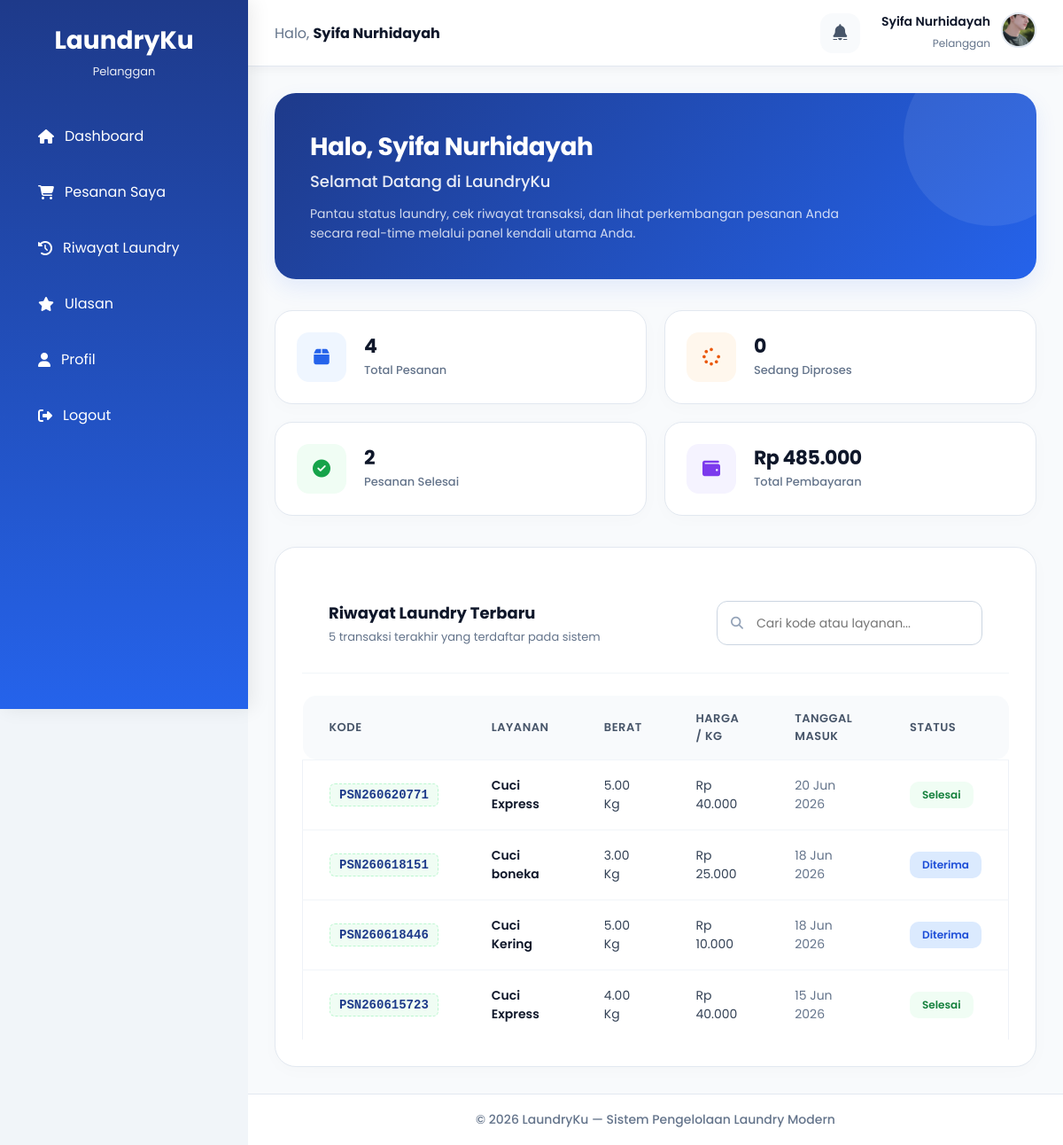
/user/dashboard.php (signed in), run on the app's committed database.
### tables this page shows
CREATE TABLE `users` (
  `id` int(11) NOT NULL,
  `nama` varchar(100) DEFAULT NULL,
  `email` varchar(100) DEFAULT NULL,
  `password` varchar(255) DEFAULT NULL,
  `role` enum('admin','user') DEFAULT 'user',
  `created_at` timestamp NOT NULL DEFAULT current_timestamp(),
  `foto` varchar(255) DEFAULT NULL
);

CREATE TABLE `detail_pesanan` (
  `id_detail` int(11) NOT NULL,
  `id_pesanan` int(11) NOT NULL,
  `id_layanan` int(11) NOT NULL,
  `berat` decimal(5,2) NOT NULL,
  `total_harga` decimal(12,2) NOT NULL
);

CREATE TABLE `pesanan` (
  `id_pesanan` int(11) NOT NULL,
  `kode_pesanan` varchar(20) DEFAULT NULL,
  `id_user` int(11) DEFAULT NULL,
  `tanggal_masuk` date DEFAULT NULL,
  `tanggal_selesai` date DEFAULT NULL,
  `status` enum('Diterima','Diproses','Selesai') DEFAULT 'Diterima'
);

CREATE TABLE `layanan` (
  `id_layanan` int(11) NOT NULL,
  `nama_layanan` varchar(100) NOT NULL,
  `harga_perkg` decimal(10,2) NOT NULL
);

### user/dashboard.php (the view, shortened to what this page needs)
<?php
require '../config/koneksi.php';
$id_user = (int)$_SESSION['id'];
$totalOrder = mysqli_fetch_assoc(
    mysqli_query($koneksi,"
        SELECT COUNT(*) AS total
        FROM pesanan
        WHERE id_user = '$id_user'
    ")
);
$totalSelesai = mysqli_fetch_assoc(
    mysqli_query($koneksi,"
        SELECT COUNT(*) AS total
        FROM pesanan
        WHERE id_user = '$id_user'
        AND status = 'Selesai'
    ")
);
$totalProses = mysqli_fetch_assoc(
    mysqli_query($koneksi,"
        SELECT COUNT(*) AS total
        FROM pesanan
        WHERE id_user = '$id_user'
        AND status = 'Diproses'
    ")
);
$totalBayar = mysqli_fetch_assoc(
    mysqli_query($koneksi,"
        SELECT
            COALESCE(
                SUM(
                    COALESCE(d.berat,0)
                    *
                    COALESCE(l.harga_perkg,0)
                ),
                0
            ) AS total
        FROM pesanan p
        LEFT JOIN detail_pesanan d
            ON p.id_pesanan = d.id_pesanan
        LEFT JOIN layanan l
            ON d.id_layanan = l.id_layanan
        WHERE p.id_user = '$id_user'
    ")
);
$riwayat = mysqli_query($koneksi,"
    SELECT
        p.id_pesanan,
        p.kode_pesanan,
        p.status,
        p.tanggal_masuk,
        d.berat,
        l.nama_layanan,
        l.harga_perkg
    FROM pesanan p
    LEFT JOIN detail_pesanan d
        ON p.id_pesanan = d.id_pesanan
    LEFT JOIN layanan l
        ON d.id_layanan = l.id_layanan
    WHERE p.id_user = '$id_user'
    ORDER BY p.tanggal_masuk DESC
    LIMIT 5
");
?>
<!DOCTYPE html>
<html lang="id">
<head>
    <link rel="stylesheet" href="../assets/css/stylee.css">
    <link rel="stylesheet" href="https://cdnjs.cloudflare.com/ajax/libs/font-awesome/6.5.1/css/all.min.css">
</head>
<body>
<div class="container">
    <?php include '../includes/user/sidebar.php'; ?>
    <div class="main-content">
        <?php include '../includes/user/navbar.php'; ?>
        <div class="content">
            <div class="hero-banner">
                <div class="hero-content">
                    <h1>Halo, <?= htmlspecialchars($_SESSION['nama']); ?></h1>
                    <h2>Selamat Datang di LaundryKu</h2>
                    <p>Pantau status laundry, cek riwayat transaksi, dan lihat perkembangan pesanan Anda secara real-time melalui panel kendali utama Anda.</p>
                </div>
            </div>
            <div class="stats-grid">
                <div class="stat-card blue">
                    <div class="stat-icon">
                        <i class="fa-solid fa-box"></i>
                    </div>
                    <div class="stat-content">
                        <h2><?= number_format($totalOrder['total'], 0, ',', '.'); ?></h2>
                        <p>Total Pesanan</p>
                    </div>
                </div>
                <div class="stat-card orange">
                    <div class="stat-icon">
                        <i class="fa-solid fa-spinner fa-spin-pulse" style="--fa-animation-duration: 3s;"></i>
                    </div>
                    <div class="stat-content">
                        <h2><?= number_format($totalProses['total'], 0, ',', '.'); ?></h2>
                        <p>Sedang Diproses</p>
                    </div>
                </div>
                <div class="stat-card green">
                    <div class="stat-icon">
                        <i class="fa-solid fa-circle-check"></i>
                    </div>
                    <div class="stat-content">
                        <h2><?= number_format($totalSelesai['total'], 0, ',', '.'); ?></h2>
                        <p>Pesanan Selesai</p>
                    </div>
                </div>
                <div class="stat-card purple">
                    <div class="stat-icon">
                        <i class="fa-solid fa-wallet"></i>
                    </div>
                    <div class="stat-content">
                        <h2>Rp <?= number_format($totalBayar['total'], 0, ',', '.'); ?></h2>
                        <p>Total Pembayaran</p>
                    </div>
                </div>
            </div>
            <div class="table-card">
                <div class="table-top">
                    <div>
                        <h2>Riwayat Laundry Terbaru</h2>
                        <p>5 transaksi terakhir yang terdaftar pada sistem</p>
                    </div>
                    <div class="search-box">
                        <i class="fa-solid fa-magnifying-glass"></i>
                        <input type="text" id="searchTable" placeholder="Cari kode atau layanan...">
                    </div>
                </div>
                <div class="table-responsive">
                    <table>
                        <thead>
                            <tr>
                                <th>Kode</th>
                                <th>Layanan</th>
                                <th>Berat</th>
                                <th>Harga / Kg</th>
                                <th>Tanggal Masuk</th>
                                <th>Status</th>
                            </tr>
                        </thead>
                        <tbody>
                            <?php if(mysqli_num_rows($riwayat) > 0): ?>
                                <?php while($row = mysqli_fetch_assoc($riwayat)): ?>
                                    <?php
                                        $statusClass = strtolower($row['status']);
                                        $statusClass = str_replace(' ', '-', $statusClass);
                                    ?>
                                    <tr class="data-row">
                                        <td>
                                            <span class="kode-pesanan"><?= htmlspecialchars($row['kode_pesanan']); ?></span>
                                        </td>
                                        <td style="font-weight: 600; color: #0f172a;">
                                            <?= htmlspecialchars($row['nama_layanan']); ?>
                                        </td>
                                        <td>
                                            <?= htmlspecialchars($row['berat']); ?> Kg
                                        </td>
                                        <td>
                                            Rp <?= number_format($row['harga_perkg'], 0, ',', '.'); ?>
                                        </td>
                                        <td style="color: #64748b;">
                                            <?= date('d M Y', strtotime($row['tanggal_masuk'])); ?>
                                        </td>
                                        <td>
                                            <span class="badge <?= $statusClass; ?>">
                                                <?= htmlspecialchars($row['status']); ?>
                                            </span>
                                        </td>
                                    </tr>
                                <?php endwhile; ?>
                            <?php endif; ?>
                        </tbody>
                    </table>
                </div>
            </div>
        </div>
        <?php include '../includes/user/footer.php'; ?>
    </div>
</div>
</body>
</html>

### includes/user/navbar.php (shortened to what this page needs)
<?php
$nama_user = $_SESSION['nama'] ?? 'Pelanggan';
$foto_user = '';
if (isset($_SESSION['id'])) {
    include_once __DIR__ . '/../../config/koneksi.php';
    $id_user = $_SESSION['id'];
    $query_nav = mysqli_query($koneksi, "SELECT nama, foto FROM users WHERE id = '$id_user'");
    $data_nav = mysqli_fetch_assoc($query_nav);
    if ($data_nav) {
        $nama_user = $data_nav['nama'];
        $foto_user = $data_nav['foto'];
    }
    $query_notif = mysqli_query($koneksi, "
        SELECT COUNT(*) as total
        FROM ulasan
        WHERE id_user = '$id_user'
        AND tanggapan IS NOT NULL
        AND tanggapan != ''
        AND status_baca_user = 0
    ");
}
$path_foto_asli = "/TB_LAUNDRY/assets/img/" . $foto_user;
if (!empty($foto_user) && file_exists(__DIR__ . '/../../assets/img/' . $foto_user)) {
    $avatar_navbar = $path_foto_asli;
} else {
    $avatar_navbar = "https://api.dicebear.com/7.x/initials/svg?seed=" . urlencode($nama_user) . "&backgroundColor=0f172a,2563eb,3b82f6&fontSize=45&bold=true";
}
?>
<div class="topbar">
    <div class="welcome">
        Halo,
        <b><?= htmlspecialchars($nama_user); ?></b>
    </div>
    <div class="topbar-right">
        <a href="/TB_LAUNDRY/user/ulasan.php" class="notification">
            <i class="fa-solid fa-bell" style="font-size: 18px;"></i>
        </a>
        <a href="/TB_LAUNDRY/user/profil.php" class="user-link">
            <div class="user-text">
                <h4 style="margin: 0; font-size: 14px; font-weight: 600;"><?= htmlspecialchars($nama_user); ?></h4>
                <span style="font-size: 12px; color: #64748b;">Pelanggan</span>
            </div>
            <div class="profile">
                <img src="<?= $avatar_navbar; ?>" alt="profile">
            </div>
        </a>
    </div>
</div>

### assets/css/stylee.css (style rules this page uses)
:root { --primary:#2563eb; --primary-light:#60a5fa; --success:#22c55e; --warning:#f59e0b; --danger:#ef4444; --dark:#0f172a; --gray:#64748b; --light:#f8fafc; --radius:18px; --shadow:0 10px 25px rgba(15,23,42,.08); }
* { margin:0; padding:0; box-sizing:border-box; font-family:'Poppins',sans-serif; }
body { background:#f1f5f9; color:var(--dark); }
.container { display:flex; min-height:100vh; }
.main-content { margin-left:280px; min-height:100vh; display:flex; flex-direction:column; }
.content { padding:25px; margin-top:75px; }
.topbar { position:fixed; top:0; left:280px; right:0; height:75px; background:#fff; border-bottom:1px solid #e2e8f0; display:flex; justify-content:space-between; align-items:center; padding:0 30px; z-index:999; box-shadow:0 2px 12px rgba(15,23,42,.05); }
.welcome { font-size:16px; color:#64748b; }
.welcome b { color:#0f172a; }
.topbar-right { display:flex; align-items:center; gap:20px; }
.notification { position:relative; width:45px; height:45px; border-radius:14px; background:#f8fafc; display:flex; justify-content:center; align-items:center; cursor:pointer; transition:.3s; }
.user-text { text-align:right; }
.user-text h4 { font-size:14px; margin-bottom:2px; }
.user-text span { font-size:12px; color:#64748b; }
.profile img { width:45px; height:45px; border-radius:50%; object-fit:cover; border:3px solid #dbeafe; }
.hero-banner { background: linear-gradient( 135deg, #1e3a8a, #2563eb ); color: #fff; border-radius: 25px; padding: 40px; margin-bottom: 25px; position: relative; overflow: hidden; box-shadow: 0 15px 35px rgba(37,99,235,.25); }
.hero-banner::before { content:""; position:absolute; top:-50px; right:-50px; width:200px; height:200px; background:rgba(255,255,255,.08); border-radius:50%; }
.hero-banner::after { content:""; position:absolute; bottom:-60px; left:-60px; width:220px; height:220px; background:rgba(255,255,); }
.table-card { background:#fff; border-radius:20px; overflow-x:auto; box-shadow:var(--shadow); padding:20px; }
table { width:100%; border-collapse:collapse; }
th,td { padding:16px; border-bottom:1px solid #e2e8f0; }
th { background:#f8fafc; }
.table-card { background:#ffffff; border-radius:25px; padding:30px; margin-top:20px; border:1px solid #e2e8f0; box-shadow: 0 10px 35px rgba(15,23,42,.06); overflow:hidden; }
.table-top { display:flex; justify-content:space-between; align-items:center; gap:20px; margin-bottom:25px; }
.table-top h2 { font-size:28px; font-weight:700; color:#0f172a; }
.table-top p { color:#64748b; margin-top:4px; }
.search-box { position:relative; width:350px; }
.search-box i { position:absolute; top:50%; left:16px; transform:translateY(-50%); color:#94a3b8; }
.search-box input { width:100%; height:50px; border:1px solid #e2e8f0; border-radius:15px; padding-left:45px; padding-right:15px; font-size:14px; transition:.3s; }
table { width:100%; border-collapse:separate; border-spacing:0 12px; }
thead th { background:#f8fafc; padding:18px; color:#334155; font-weight:600; text-align:left; border:none; }
thead th:first-child { border-radius:15px 0 0 15px; }
thead th:last-child { border-radius:0 15px 15px 0; }
tbody tr { transition:.3s; }
tbody td { background:#ffffff; padding:18px; border-top:1px solid #eef2f7; border-bottom:1px solid #eef2f7; }
tbody td:first-child { border-left:1px solid #eef2f7; border-radius:15px 0 0 15px; }
tbody td:last-child { border-right:1px solid #eef2f7; border-radius:0 15px 15px 0; }
.kode-pesanan { color:#2563eb; font-weight:700; }
.badge { display:inline-flex; align-items:center; justify-content:center; padding:8px 14px; border-radius:30px; font-size:12px; font-weight:600; }
.badge.diterima { background:#dbeafe; color:#1d4ed8; }
.badge.selesai { background:#dcfce7; color:#15803d; }

### includes/user/navbar.php (style rules this page uses)
.topbar { display: flex; justify-content: space-between; align-items: center; padding: 15px 30px; background-color: #ffffff; border-bottom: 1px solid #e2e8f0; }
.topbar-right { display: flex; align-items: center; gap: 24px; }
.topbar-right .notification { position: relative; cursor: pointer; color: #475569; transition: color 0.2s; }
.topbar-right .user-link { text-decoration: none; color: inherit; display: flex; align-items: center; gap: 12px; cursor: pointer; transition: opacity 0.2s ease; }
.topbar-right .profile img { width: 40px; height: 40px; border-radius: 50%; object-fit: cover; border: 2px solid #e2e8f0; }

### data on the page
users: nama "Syifa Nurhidayah", foto (picture)
detail_pesanan: id_pesanan.kode_pesanan "PSN260620771", id_layanan.nama_layanan "Cuci Express", berat "5.00", id_layanan.harga_perkg "40.000", id_pesanan.tanggal_masuk "20 Jun 2026", id_pesanan.status "Selesai"
detail_pesanan: id_pesanan.kode_pesanan "PSN260618151", id_layanan.nama_layanan "Cuci boneka", berat "3.00", id_layanan.harga_perkg "25.000", id_pesanan.tanggal_masuk "18 Jun 2026", id_pesanan.status "Diterima"
detail_pesanan: id_pesanan.kode_pesanan "PSN260618446", id_layanan.nama_layanan "Cuci Kering", berat "5.00", id_layanan.harga_perkg "10.000", id_pesanan.tanggal_masuk "18 Jun 2026", id_pesanan.status "Diterima"
detail_pesanan: id_pesanan.kode_pesanan "PSN260615723", id_layanan.nama_layanan "Cuci Express", berat "4.00", id_layanan.harga_perkg "40.000", id_pesanan.tanggal_masuk "15 Jun 2026", id_pesanan.status "Selesai"

### other printed values
$_SESSION['nama'] "Syifa Nurhidayah"
$totalOrder['total'] "4"
$totalProses['total'] "0"
$totalSelesai['total'] "2"
$totalBayar['total'] "485.000"
